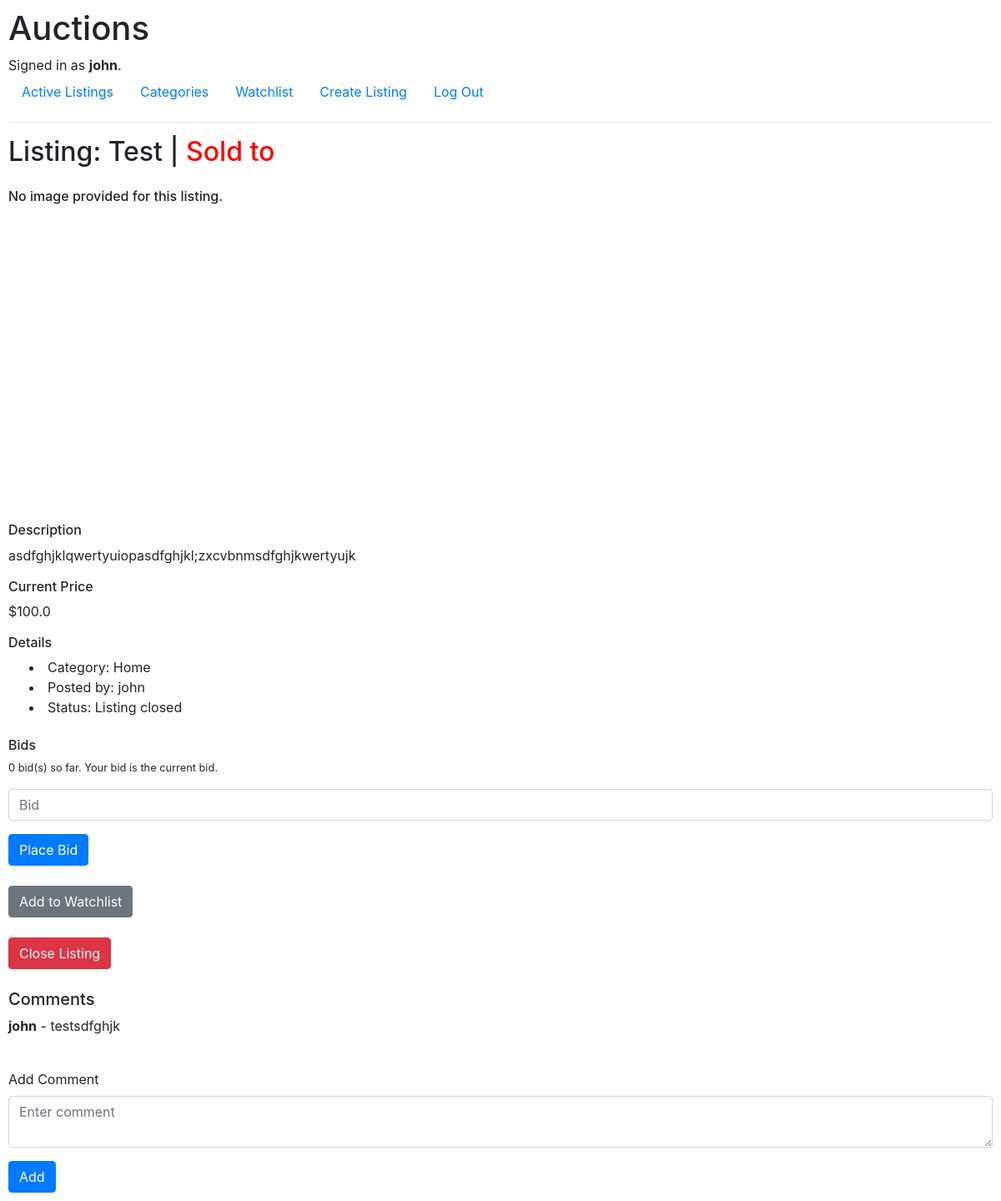
The app's page /listing/1 (signed in) with its own data.
### auctions/models.py (models this page shows, shortened)
class User(AbstractUser):
    pass

class Listing(models.Model):
    title = models.CharField(max_length=64)
    description = models.TextField()
    current_price = models.FloatField()
    url = models.TextField()
    category = models.ForeignKey(Category, on_delete=models.CASCADE)
    status = models.BooleanField()
    user = models.ForeignKey(User, on_delete=models.CASCADE)

class Category(models.Model):
    cat_name = models.CharField(max_length=64)
    img_name = models.CharField(max_length=64)

class Comment(models.Model):
    comment = models.TextField()
    user = models.ForeignKey(User, on_delete=models.CASCADE)
    listing = models.ForeignKey(Listing, on_delete=models.CASCADE)

### auctions/views.py (the view)
# urls.py: path("listing/<int:listing_id>", views.display_listing, name="display_listing"),
@login_required(login_url="login")
def display_listing(request, listing_id):
    listing = Listing.objects.get(pk=listing_id)
    watchlist = Watchlist.objects.filter(user=request.user)
    comments = Comment.objects.filter(listing=listing)
    bids = Bid.objects.filter(listing=listing)
    bid_winner = Bid.objects.filter(listing=listing)
    if bid_winner:
        winner = bid_winner.latest('amount')
    else:
        winner = None
    exists_in_watchlist = False
    for list in watchlist:
        if listing.id == list.listing.id:
            exists_in_watchlist = True
            break
        else:
            exists_in_watchlist = False
    return render(request, "auctions/listing.html", {
        "listing": listing,
        "exists_in_watchlist": exists_in_watchlist,
        "comments": comments,
        "total_bids": len(bids),
        "winner": winner
    })

### auctions/templates/auctions/listing.html (shortened to what this page needs)
{% extends "auctions/layout.html" %}
{% block body %}
    {% if listing.status == False %}
        <h2>Listing: {{ listing.title }} | <span style="color: red;">Sold to {{ winner.user.username }}</span></h2>
    {% else %}
        <h2>Listing: {{ listing.title }}</h2>
    {% endif %}
    <div class="big-img-div">
        {% if listing.url %}
            <img src="{{ listing.url }}" class="big-img">
        {% else %}
            <h6>No image provided for this listing.</h6>
        {% endif %}
    </div>
    <h6>Description</h6>
    <p>{{ listing.description }}</p>
    <h6>Current Price</h6>
    <p>${{ listing.current_price }}</p>
    <h6>Details</h6>
    <li class="indent">Category: {{ listing.category.cat_name }}</li>
    <li class="indent">Posted by: {{ listing.user.username }}</li>
    {% if listing.status == True %}
        <li class="indent">Status: Listing active</li>
    {% else %}
        <li class="indent">Status: Listing closed</li>
    {% endif %}
    <br>
    <h6>Bids</h6>
    <form action="{% url 'place_bid' %}" method="post">
        <p style="font-size: 80%;">{{ total_bids }} bid(s) so far. Your bid is the current bid.</p>
        <div class="form-group">
            <input type="text" placeholder="Bid" name="bid_amount" class="form-control" required>
        </div>
        <input type="submit" value="Place Bid" class="btn btn-primary">
    </form>
    <br>
    {% if not exists_in_watchlist %}
        <form action="{% url 'watchlist' %}" method="post">
            <input type="submit" value="Add to Watchlist" class="btn btn-secondary">
        </form>
    {% else %}
        <form action="{% url 'remove_from_watchlist' %}" method="post">
            {% csrf_token %}
            <input type="submit" value="Remove From Watchlist" class="btn btn-secondary">
            <input type="hidden" value="{{ listing.id }}" name="listing_id">
        </form>
    {% endif %}
    <br>
    {% if listing.user.id == request.user.id %}
        <form action="{% url 'close_listing' %}" method="post">
            <input type="submit" value="Close Listing" class="btn btn-danger">
        </form>
    {% endif %}
    <br>
    <h5>Comments</h5>
    {% for comment in comments %}
        <div>
            <p><span style="font-weight: bold;">{{ comment.user.username }}</span> - {{ comment.comment }}</p>
        </div>
    {% empty %}
        <p>No comments yet.</p>
    {% endfor %}
    <br>
    <form action="{% url 'add_comment' %}" method="post">
        <div class="form-group">
            <label>Add Comment</label>
            <textarea name="comment" placeholder="Enter comment" class="form-control" required></textarea>
        </div>
        <input type="submit" value="Add" class="btn btn-primary">
    </form>
{% endblock %}

### auctions/templates/auctions/layout.html (shortened to what this page needs)
{% load static %}
<!DOCTYPE html>
<html lang="en">
    <head>
        <link rel="stylesheet" href="https://stackpath.bootstrapcdn.com/bootstrap/4.4.1/css/bootstrap.min.css">
        <link href="{% static 'auctions/styles.css' %}" rel="stylesheet">
    </head>
    <body>
        <h1>Auctions</h1>
        <div>
            {% if user.is_authenticated %}
                Signed in as <strong>{{ user.username }}</strong>.
            {% else %}
                Not signed in.
            {% endif %}
        </div>
        <ul class="nav">
            {% if user.is_authenticated %}
                <li class="nav-item">
                    <a class="nav-link" href="{% url 'index' %}">Active Listings</a>
                </li>
                <li class="nav-item">
                    <a class="nav-link" href="{% url 'categories' %}">Categories</a>
                </li>
                <li class="nav-item">
                    <a class="nav-link" href="{% url 'watchlist' %}">Watchlist</a>
                </li>
                <li class="nav-item">
                    <a class="nav-link" href="{% url 'create_listing' %}">Create Listing</a>
                </li>
                <li class="nav-item">
                    <a class="nav-link" href="{% url 'logout' %}">Log Out</a>
                </li>
            {% endif %}
        </ul>
        <hr>
        {% block body %}
        {% endblock %}
    </body>
</html>

### auctions/static/auctions/styles.css (style rules this page uses)
body { padding: 10px; }
.indent { margin-left: 25px; }
.big-img-div { margin-top: 25px; height: 400px; }

### records on screen
User: username "john"
Listing: title "Test", description "asdfghjklqwertyuiopasdfghjkl;zxcvbnmsdfghjkwertyujk", current_price "100.0", category.cat_name "Home", user.username "john"
Comment: user.username "john", comment "testsdfghjk"

### other values on screen
{{ total_bids }} "0"
